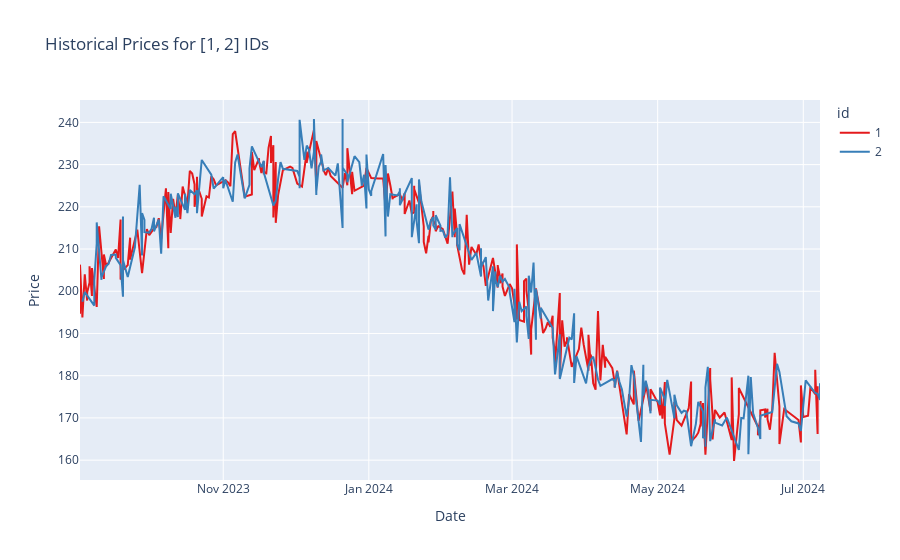

This figure's notebook cell:
### Markdown cell above
Look at historical values for 1 and 2 IDs.

### Code cell
plot_historical_id([1,2], data_generated)

### Figure 1 — Plotly figure (JSON) as saved in the notebook; plotly's stock layout.template omitted (floating-point values rounded to 4 significant figures; data arrays with more than 128 entries replaced by an {"elided": "..."} marker saying what was removed)
{"data": [{"hovertemplate": "id=1<br>Date=%{x}<br>Price=%{y}<extra></extra>", "legendgroup": "1", "line": {"color": "rgb(228,26,28)", "dash": "solid"}, "marker": {"symbol": "circle"}, "mode": "lines", "name": "1", "orientation": "v", "showlegend": true, "type": "scatter", "x": {"elided": "314 str values"}, "xaxis": "x", "y": {"elided": "314 float values"}, "yaxis": "y"}, {"hovertemplate": "id=2<br>Date=%{x}<br>Price=%{y}<extra></extra>", "legendgroup": "2", "line": {"color": "rgb(55,126,184)", "dash": "solid"}, "marker": {"symbol": "circle"}, "mode": "lines", "name": "2", "orientation": "v", "showlegend": true, "type": "scatter", "x": {"elided": "272 str values"}, "xaxis": "x", "y": {"elided": "272 float values"}, "yaxis": "y"}], "layout": {"legend": {"title": {"text": "id"}, "tracegroupgap": 0}, "title": {"text": "Historical Prices for [1, 2] IDs"}, "xaxis": {"anchor": "y", "domain": [0, 1], "title": {"text": "Date"}}, "yaxis": {"anchor": "x", "domain": [0, 1], "title": {"text": "Price"}}}}
